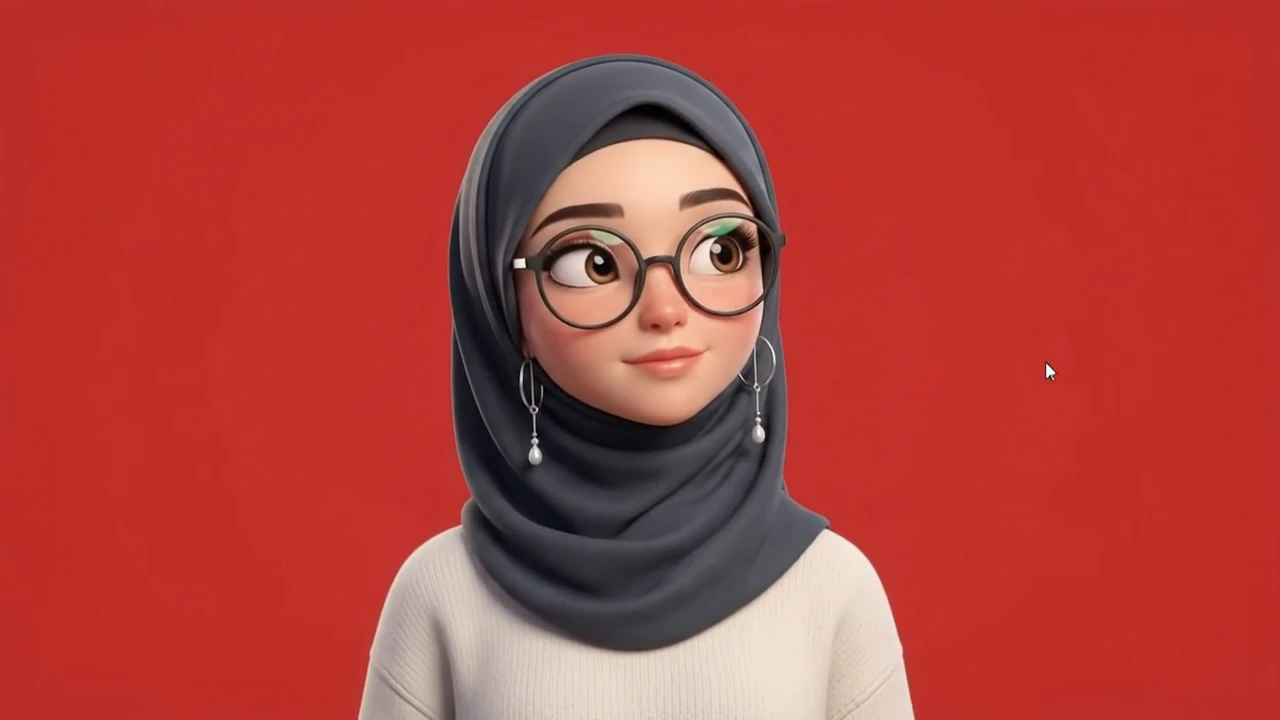
#> input picture dev-assets/original_frames/00.webp, 1280 x 720 px
$ python recolor_frames.py
#> lines starting #> are read from the running program, lines starting #| are printed output that depends on the picture; after the words box and inside, x2 and y2 are one past the last pixel; in counts of white or black regions, pixels touching at a corner belong together
#> in recolor_image, im is the input picture: PIL image 1280x720 RGB; mean R, G, B 176.4, 64.2, 57.6
"""
recolor_frames.py
──────────────────────────────────────────────────────────────────────────
Chroma-key recolor: red (#bb2c28) -> purple (#4B2E83), from the pristine
`dev-assets/original_frames/` source into `public/frames/`.

Why this version replaced the first pass:
The first pass (kept in git history / old comments below) estimated a
per-pixel "how much background is mixed into this pixel" alpha purely from
Euclidean color distance to the background red. That breaks down badly
here because the character's skin, lips and cheek blush are *also* warm/
reddish tones -- colorically close to the red background -- so those fully
opaque foreground pixels got misread as partially-background and pulled
toward purple, producing a visible orange-red halo around the whole
silhouette (and even a small blue-purple smear on the lips in some frames).

This version avoids per-pixel alpha estimation entirely:
1. Find pixels that are a near-exact match for the flat background color.
2. Group them into connected components. A component is treated as *real*
   background if it either touches the image border, or contains at least
   one near-exact match (distance < EXACT_T) -- real background (including
   the bits visible through gaps, e.g. between the glasses frame and the
   face) always contains near-exact matches; a coincidental color overlap
   on a lip highlight never does, since it's a different pigment that only
   loosely resembles the background hue.
3. Grow that mask by a couple of pixels to swallow the thin contaminated
   ring around the silhouette, then feather a narrow band back in against
   the (untouched, original-colored) foreground so the edge stays smooth
   rather than hard-cut.

Foreground pixels (skin, hijab, glasses, sweater, everything else) are
never touched -- only the real background region is ever recolored.
"""
import os
import glob
import numpy as np
from PIL import Image
from scipy.ndimage import binary_dilation, gaussian_filter, label

OLD_RGB = np.array([187.0, 44.0, 40.0])   # #bb2c28
NEW_RGB = np.array([75.0, 46.0, 131.0])   # #4B2E83

FRAMES_DIR = os.path.join('public', 'frames')
PREVIEW_PATH = os.path.join('public', 'preview_up.jpg')

TIGHT_T = 22   # candidate zone: loosely near the background color
EXACT_T = 10   # a component containing a pixel this close to the exact
               # background hex is definitely real background
DILATE_PX = 2  # grow the confirmed-background mask by this many px to eat
               # the thin contaminated ring left by the original render/AA
FEATHER_PX = 2  # additional soft band width for a smooth new edge


def real_background_mask(dist):
    candidate = dist < TIGHT_T
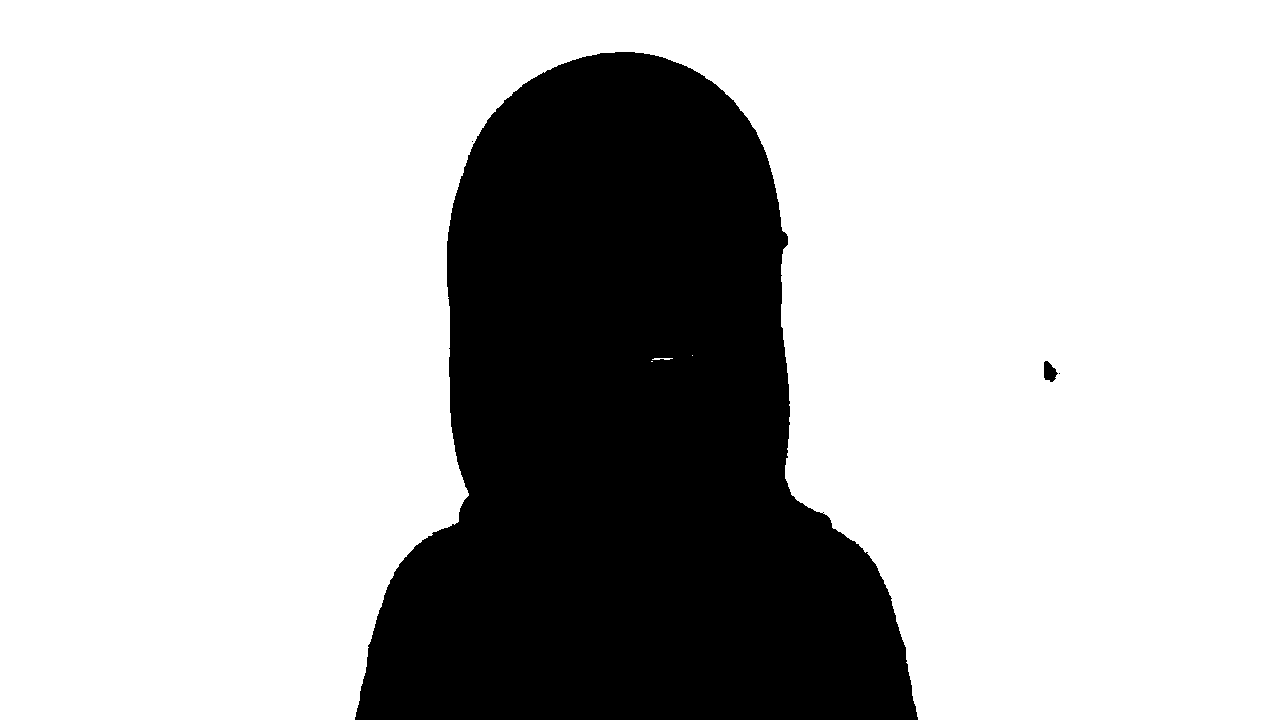
#> candidate: shape (720, 1280) bool; 73.5% white; 4 black regions (2 under 20 px), largest, box (x1, y1, x2, y2) and area: (355, 52, 918, 720) 244380, (1044, 361, 1058, 382) 196
    labeled, n = label(candidate)
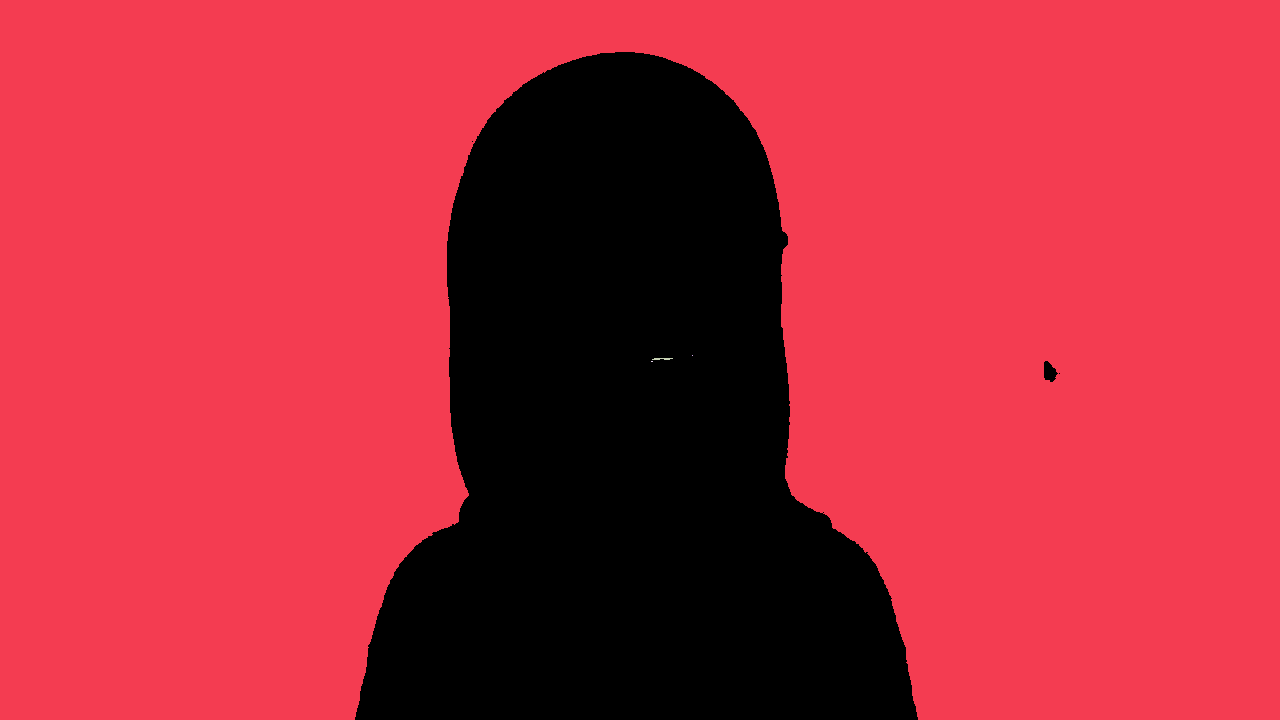
#> labeled: shape (720, 1280) int32; 5 distinct labels, from 0 to 4; one colour per label, 0 black
#> n = 4
    if n == 0:
        return candidate

    border_labels = set(labeled[0, :].tolist()) | set(labeled[-1, :].tolist()) \
        | set(labeled[:, 0].tolist()) | set(labeled[:, -1].tolist())
#> border_labels = 2 items
    border_labels.discard(0)

    keep_labels = set(border_labels)
#> keep_labels = 1 item
    for lbl in range(1, n + 1):
        if lbl in keep_labels:
            continue
        if dist[labeled == lbl].min() < EXACT_T:
            keep_labels.add(lbl)  # real background showing through a gap

    return np.isin(labeled, list(keep_labels))
#> returned value: shape (720, 1280) bool; 73.5% white; 4 black regions (2 under 20 px), largest, box (x1, y1, x2, y2) and area: (355, 52, 918, 720) 244416, (1044, 361, 1058, 382) 196


def recolor_image(img_path):
    im = Image.open(img_path).convert('RGB')
    arr = np.array(im, dtype=np.float64)

    dist = np.sqrt(np.sum((arr - OLD_RGB) ** 2, axis=2))
    bg_mask = real_background_mask(dist)
    grown = binary_dilation(bg_mask, iterations=DILATE_PX)
#> grown: shape (720, 1280) bool; 73.8% white; 2 black regions, box (x1, y1, x2, y2) and area: (357, 54, 916, 720) 241357, (1046, 363, 1056, 380) 104

    soft_mask = np.clip(gaussian_filter(grown.astype(np.float64), sigma=1.0), 0, 1)[:, :, np.newaxis]
    ring = binary_dilation(grown, iterations=FEATHER_PX) & (~grown)
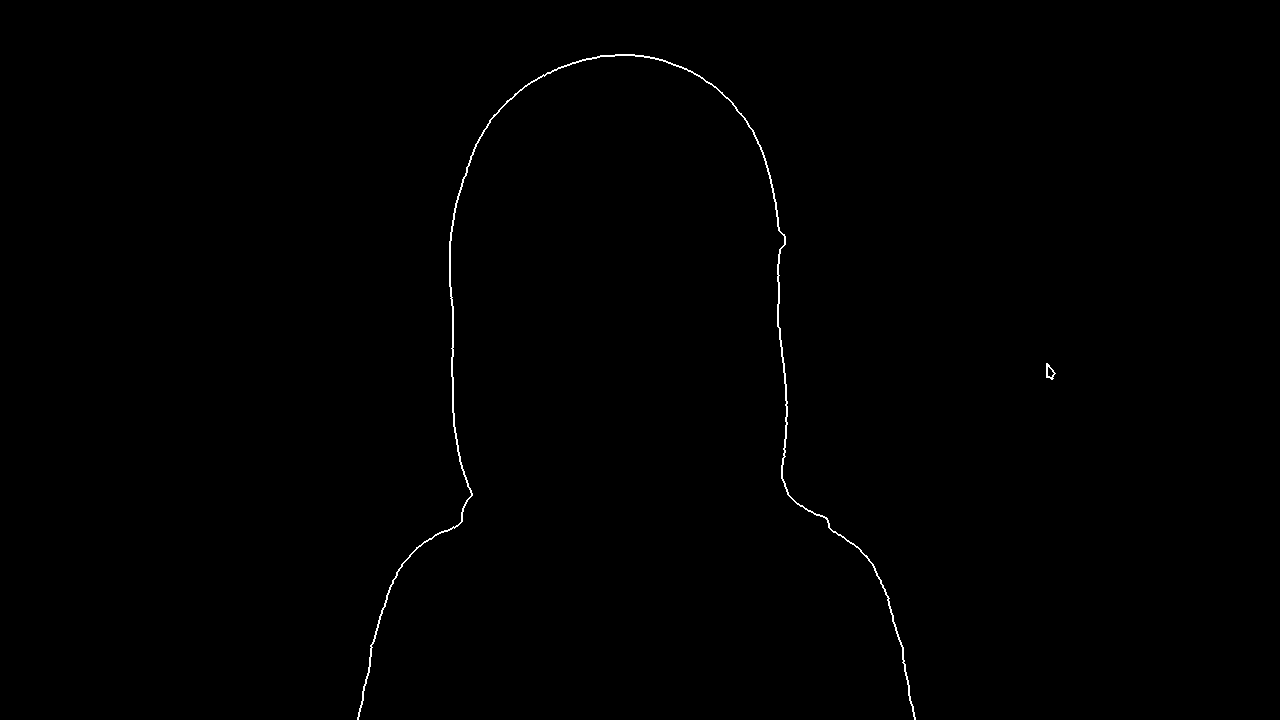
#> ring: shape (720, 1280) bool; 0.33% white in thin lines or dots, all inside (x1, y1, x2, y2) = (357, 54, 1056, 720)

    out = arr.copy()
    out[grown] = NEW_RGB
    out[ring] = soft_mask[ring] * NEW_RGB + (1 - soft_mask[ring]) * arr[ring]

    return Image.fromarray(np.clip(out, 0, 255).astype(np.uint8))
#> returned value: PIL image 1280x720 RGB


def main():
    source_dir = os.path.join('dev-assets', 'original_frames')
    frame_files = sorted(glob.glob(os.path.join(source_dir, '*.webp')))
    print(f"Recoloring {len(frame_files)} frames from {source_dir} -> {FRAMES_DIR} ...")

    for idx, path in enumerate(frame_files):
        out_im = recolor_image(path)
        out_path = os.path.join(FRAMES_DIR, os.path.basename(path))
        out_im.save(out_path, 'WEBP', quality=95)
        if idx % 10 == 0 or idx == len(frame_files) - 1:
            print(f"  [{idx + 1}/{len(frame_files)}] {os.path.basename(path)}")
#> pass 2 of the loop in main, `for idx, path in enumerate(frame_files):`:
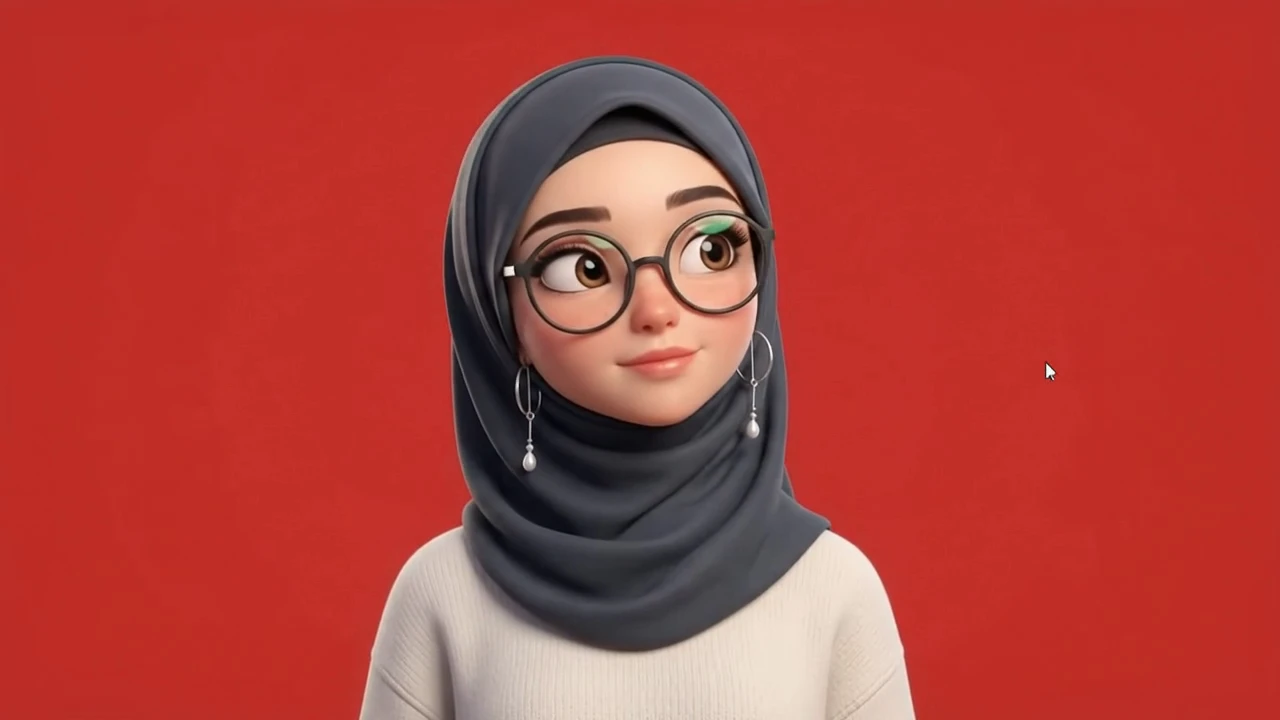
#> input picture dev-assets/original_frames/01.webp, 1280 x 720 px
#> in recolor_image, im is the input picture: PIL image 1280x720 RGB; mean R, G, B 176.5, 64.1, 57.5
#> in real_background_mask (call 2), `labeled, n = label(candidate)`:
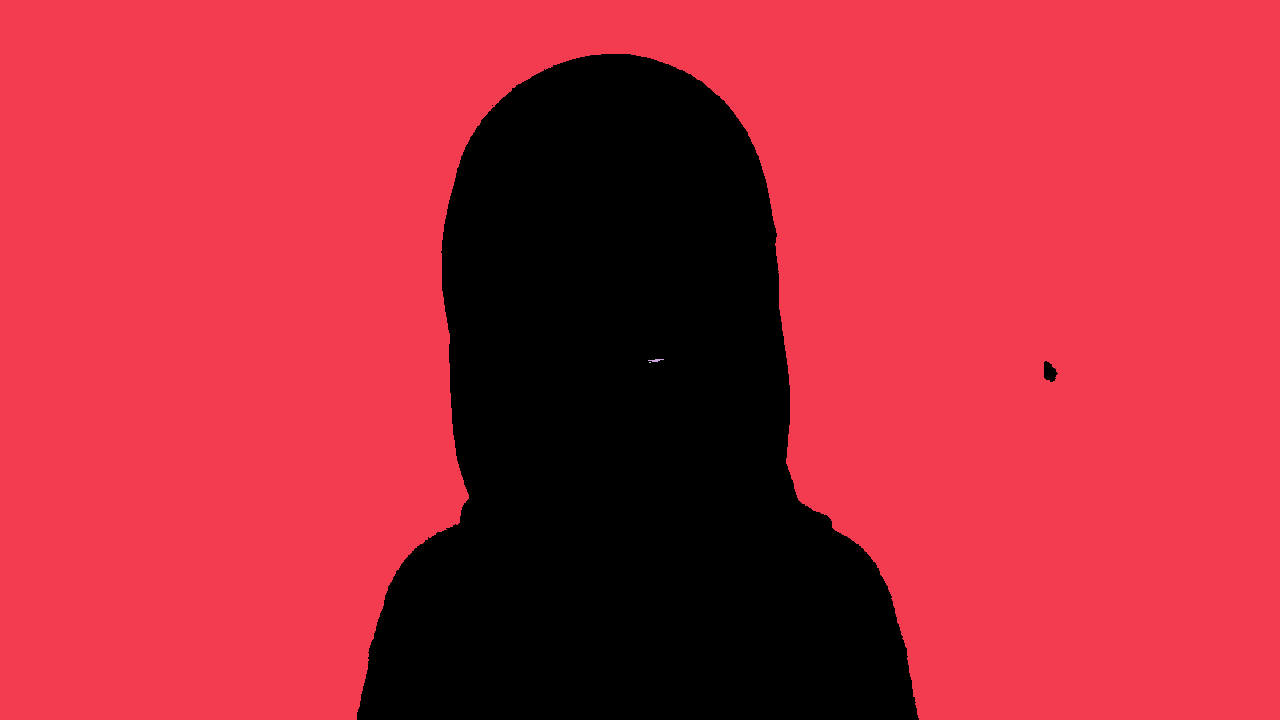
#> labeled: shape (720, 1280) int32; 4 distinct labels, from 0 to 3; one colour per label, 0 black
#> n = 3
#> in recolor_image (call 2), `out[grown] = NEW_RGB`:
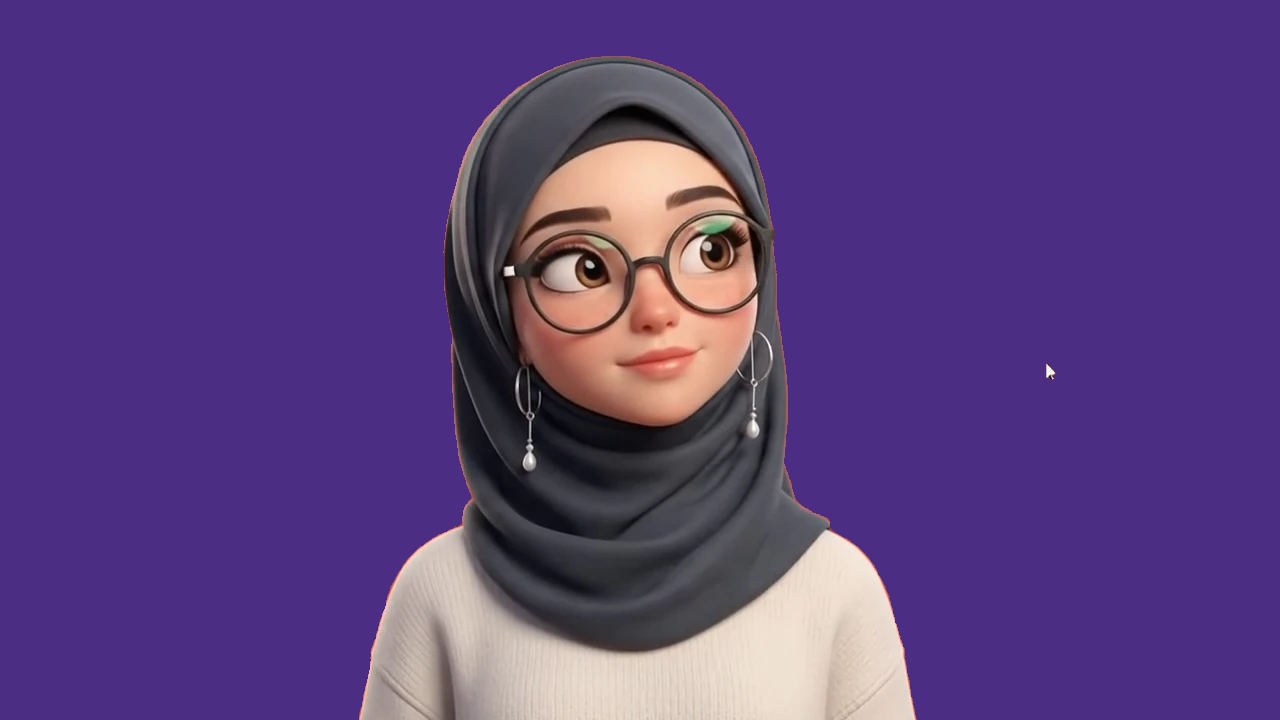
#> out: shape (720, 1280, 3) float64; mean R, G, B 90.1, 64, 125.5

    # public/preview_up.jpg is a static social-share thumbnail with no separate
    # "original" backup (unlike the numbered frames), so instead of re-running
    # chroma-key on an already-recolored JPEG (which would compound artifacts),
    # regenerate it directly from the freshly recolored center frame.
    center_frame = os.path.join(FRAMES_DIR, 'center.webp')
    if os.path.exists(center_frame):
        Image.open(center_frame).convert('RGB').save(PREVIEW_PATH, 'JPEG', quality=92)
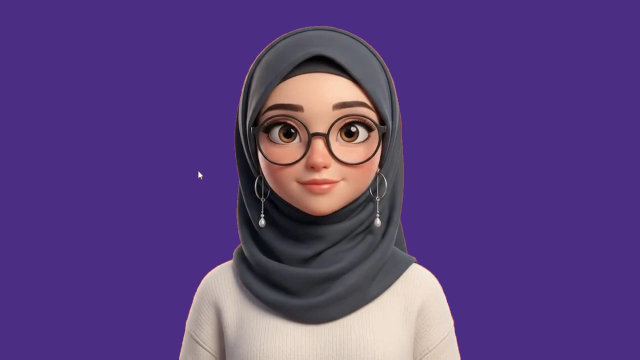
#> saved as preview_up.jpg: PIL image 1280x720 RGB (shown at 1/2 size); mean R, G, B 90.2, 63.6, 125.5
        print(f"Regenerated {PREVIEW_PATH} from the recolored center.webp")

    print("Done.")


if __name__ == '__main__':
    main()
